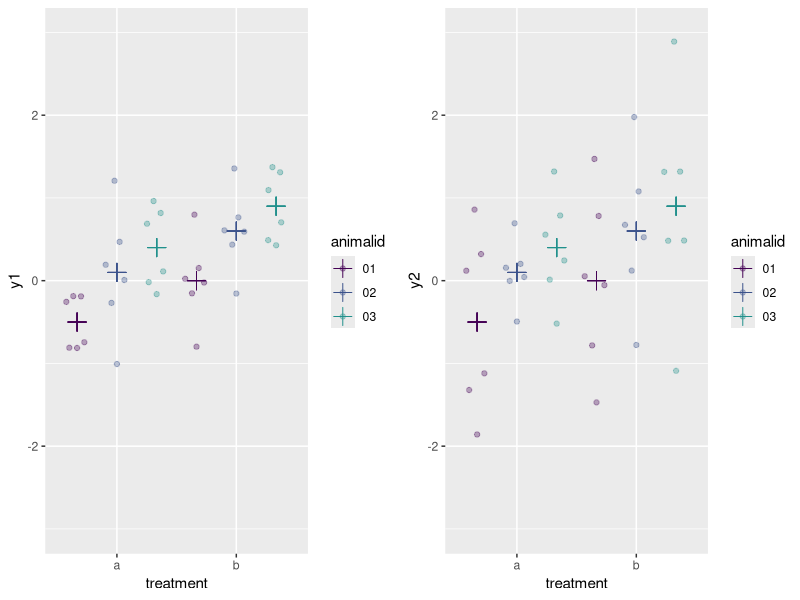
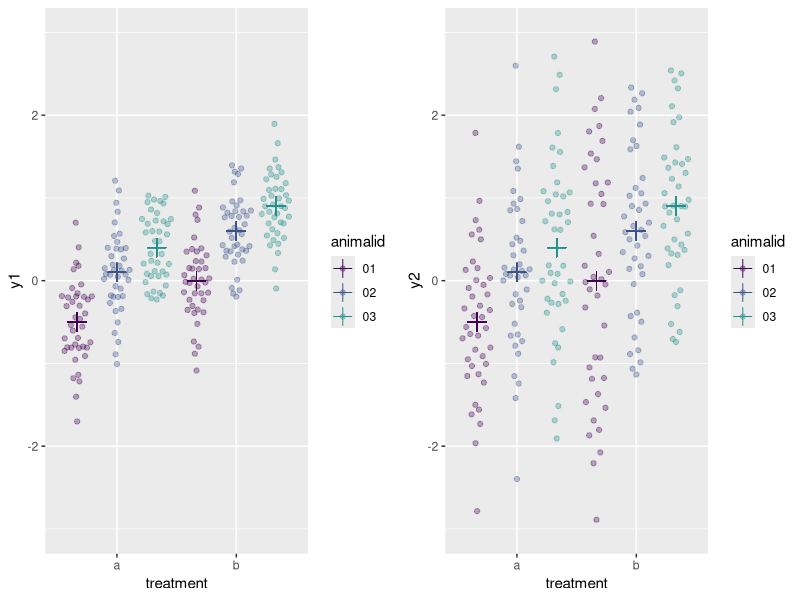
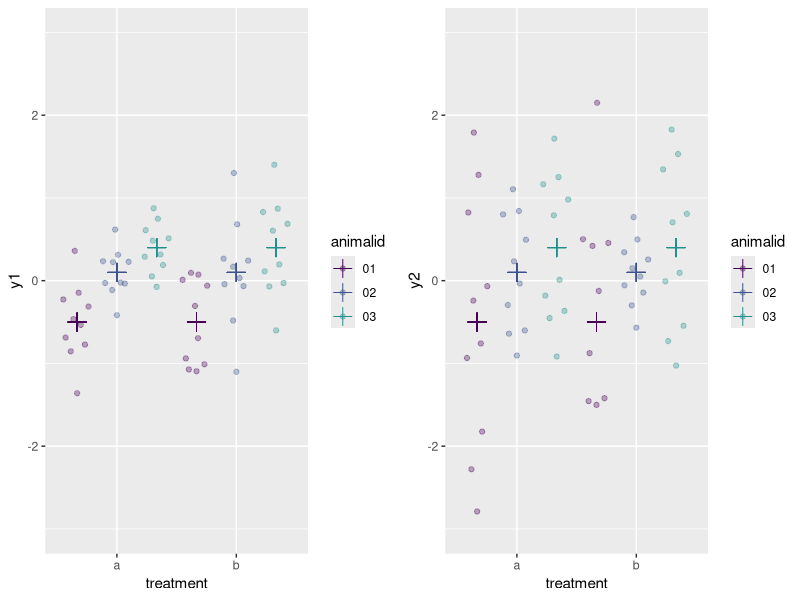

The R source for these figures, in order:
library(magrittr)
library(dplyr)
library(ggplot2)
library(lme4)
library(gridExtra)
library(lmerTest)
library(viridis)
library(ggbeeswarm)
ggplot <- function(...) ggplot2::ggplot(...) + scale_colour_viridis(discrete = T, end = 0.5) + scale_fill_viridis(discrete = T, end = 0.5)
options(digits = 3)
set.seed(1)

sim.mm <- function(replicates = 6, treatment = 0.5, sd1 = 0.5, sd2 = 1){
  replicates <- 2*(floor(replicates/2))
  replicate1 <- c(1:floor(replicates/2))
  replicate2 <- c((floor(replicates/2)+1):replicates) 
  d1 <- expand.grid(animalid  = c(-0.5, 0.1, 0.4),
                    treatment = c(0, treatment),
                    replicate = replicate1)
  d2 <- expand.grid(animalid  = c(-0.5, 0.1, 0.4),
                    treatment = c(0, treatment),
                    replicate = replicate2)
  # smaller effect sizes (random and fixed)
  small.noise <- abs(rnorm(nrow(d1), 0, sd1))
  d1$y1 <- d1$treatment + d1$animalid + small.noise
  d2$y1 <- d2$treatment + d2$animalid - small.noise
  # larger effect sizes (random and fixed)
  large.noise <- abs(rnorm(nrow(d1), 0, sd2))
  d1$y2 <- d1$treatment + d1$animalid + large.noise
  d2$y2 <- d2$treatment + d2$animalid - large.noise
  
  d <- bind_rows(d1, d2)
  
  
  d$animalid %<>% factor(labels = c("01", "02", "03"))
  d$treatment %<>% factor(labels = c("a", "b"))
  d %<>% group_by(treatment, animalid) %>% mutate(y1mean = mean(y1), y2mean = mean(y2))
  d
}




plot.sim <- function(d){
  p1 <- ggplot(d, aes(x = treatment, y = y1, colour = animalid, fill = animalid)) +
    geom_quasirandom(dodge.width = 1, alpha = 1/3) +
    geom_point(aes(y = y1mean), size = 4, position = position_dodge(width = 1), shape = 3) +
    ylim(-3, 3)
  p2 <- ggplot(d, aes(x = treatment, y = y2, colour = animalid)) +
    geom_quasirandom(dodge.width = 1, alpha = 1/3) +
    geom_point(aes(y = y2mean), size = 4, position = position_dodge(width = 1), shape = 3) +
    ylim(-3, 3)

  grid.arrange(p1, p2, ncol = 2)
}

d <- sim.mm()
plot.sim(d)

# which one would you trust more?


# recover fixed and random parameters using `lmer`
# y1
m1 <- lmer(y1 ~ treatment + (treatment|animalid), data = d)
ranef(m1)
fixef(m1)  # so far, so good

# y2
m2 <- lmer(y2 ~ treatment + (treatment|animalid), data = d)
ranef(m2)
fixef(m2)  # obviously not as good as y1, but not terrible

anova(m1, ddf = "Kenward-Roger")  # justifiably reject null
anova(m2, ddf = "Kenward-Roger")  

# what happens if we don't account for random effect?
# y1
m3 <- lm(y1 ~ treatment, data = d)
coef(m3)

# y2
m4 <- lm(y2 ~ treatment, data = d)
coef(m4)

anova(m3)
anova(m4)


# what happens if we increase the number of replicates?
set.seed(1)

d <- sim.mm(40)

plot.sim(d)



# recover fixed and random parameters using `lmer`
# y1
m1 <- lmer(y1 ~ treatment + (treatment|animalid), data = d)
ranef(m1)
fixef(m1)  # so far, so good

# y2
m2 <- lmer(y2 ~ treatment + (treatment|animalid), data = d)
ranef(m2)
fixef(m2)  

anova(m1, ddf = "Kenward-Roger")  # justifiably reject null
anova(m2, ddf = "Kenward-Roger")  


m3 <- lm(y1 ~ treatment, data = d)
anova(m3)
m4 <- lm(y2 ~ treatment, data = d)
anova(m4)


# we can see that m3 and m4 overestimate degrees of freedom
# not such a problem when we KNOW that there is an effect, right?
# but what if we KNOW that there ISN'T?

d <- sim.mm(replicates = 10, treatment = 1e-16)
plot.sim(d)

# recover fixed and random parameters using `lmer`
# y1
m1 <- lmer(y1 ~ treatment + (treatment|animalid), data = d)
ranef(m1)
fixef(m1)  # so far, so good

# y2
m2 <- lmer(y2 ~ treatment + (treatment|animalid), data = d)
ranef(m2)
fixef(m2)  

anova(m1, ddf = "Kenward-Roger")  # justifiably reject null
anova(m2, ddf = "Kenward-Roger")  

m3 <- lm(y1 ~ treatment, data = d)
anova(m3)
m4 <- lm(y2 ~ treatment, data = d)
anova(m4)
